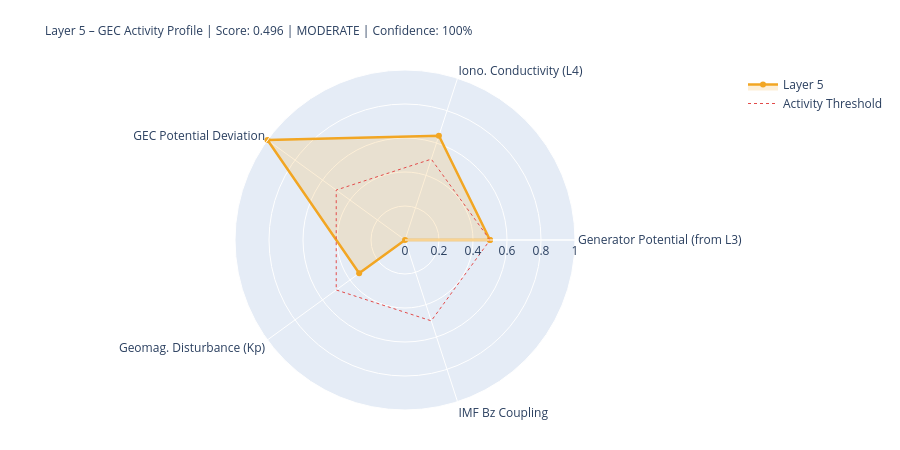

The notebook cell this image was saved under:
### Markdown cell above
---
## 5. State Assessment & Handoff to Layer 6

### Code cell
# ============================================================
# LAYER-5-SCORE
# ============================================================

# Components
# 1) Generator activity (Layer-3-driven)
gen_score = norm(generator_strength, 0.3, 2.0)
gen_src   = 'from_layer3' if l3_thunder_score is not None else 'estimated'

# 2) Ionospheric conductivity (Layer-4-driven)
iono_score = norm(iono_cond_factor, 0.7, 1.4)
iono_src   = 'from_layer4' if l4_ioniz is not None else 'estimated'

# 3) GEC potential deviation from reference
pot_score = norm(abs(delta_V_pct), 0, 30)  # 0 = at reference, 1 = 30% deviation
pot_src   = 'derived'

# 4) Geomagnetic disturbance (Kp) – modulates vertical currents
kp_score = norm(kp_val, 0, 9)
kp_src   = 'primary' if kp_now is not None else 'from_layer4'

# 5) IMF Bz coupling (southward = stronger M-I coupling → GEC influence)
bz_score = norm(-(bz_now or 0), -5, 30) if bz_now is not None else None
bz_src   = 'primary' if bz_now is not None else 'missing'

COMPONENTS = {
    'Generator Potential (from L3)':  {'score': gen_score,   'source': 'derived_from_layer3', 'dynamic': True},
    'Iono. Conductivity (L4)':      {'score': iono_score,  'source': iono_src, 'dynamic': True},
    'GEC Potential Deviation':      {'score': pot_score,   'source': pot_src,  'dynamic': True},
    'Geomag. Disturbance (Kp)':         {'score': kp_score,    'source': kp_src,   'dynamic': True},
    'IMF Bz Coupling':               {'score': bz_score,    'source': bz_src,   'dynamic': True},
}

available   = {k: v['score'] for k, v in COMPONENTS.items() if v['score'] is not None}
unavailable = [k for k, v in COMPONENTS.items() if v['score'] is None]
layer5_score = round(sum(available.values()) / len(available), 4) if available else None
confidence   = round(len(available) / len(COMPONENTS), 2)
level = ('unknown' if layer5_score is None
         else 'quiet'   if layer5_score < 0.3
         else 'moderate' if layer5_score < 0.6
         else 'active')
dominant_l5 = max(available, key=available.get) if available else 'none'

# Kp consistency: separate 1-min raw value from score value
kp_1m_raw   = kp_now          # directly from API (can be 0.0 during live measurement)
kp_for_score = kp_val          # from Layer-0 context or estimated value if needed
kp_score_src = kp_src

W = 68
print('=' * W)
print('LAYER 5 – GLOBAL ELECTRIC CIRCUIT – STATE ASSESSMENT')
print('=' * W)
for name, comp in COMPONENTS.items():
    s = comp['score']
    if s is not None:
        bar = '█' * int(s*20) + '░' * (20-int(s*20))
        print(f'  {name:<34} {bar}  {s:.3f}  [{comp["source"]}]')
    else:
        print(f'  {name:<34} {"─"*20}  n/a   [missing]')
print('-' * W)
print(f'  Score:         {layer5_score:.3f}  ({len(available)}/{len(COMPONENTS)} components)')
print(f'  Confidence:    {confidence:.0%}')
print(f'  Level:         {level.upper()}')
print(f'  Dominant:      {dominant_l5}')
print(f'  V_iono:        {V_iono_mod:.1f} kV  (Δ {delta_V_pct:+.1f}% vs. Ref)')
print(f'  I_total:       {I_total_mod:.1f} A   (Δ {delta_I_pct:+.1f}% vs. Ref)')
print('=' * W)

# Radar
cats   = list(available.keys())
vals_r = list(available.values())
if len(cats) >= 3:
    fig = go.Figure()
    fig.add_trace(go.Scatterpolar(
        r=vals_r + [vals_r[0]], theta=cats + [cats[0]],
        fill='toself', fillcolor='rgba(242,166,35,0.18)',
        line=dict(color='#F2A623', width=2.5), name='Layer 5'
    ))
    fig.add_trace(go.Scatterpolar(
        r=[0.5]*(len(cats)+1), theta=cats+[cats[0]],
        line=dict(color='#E24B4A', dash='dot', width=1),
        mode='lines', name='Activity Threshold'
    ))
    fig.update_layout(
        title=dict(
            text=f'Layer 5 – GEC Activity Profile | Score: {layer5_score:.3f} | {level.upper()} | Confidence: {confidence:.0%}',
            font=dict(size=12)
        ),
        polar=dict(radialaxis=dict(visible=True, range=[0,1])),
        height=450, showlegend=True,
        margin=dict(l=80, r=80, t=70, b=40)
    )
    fig.show()

### Figure 1 — Plotly figure (JSON) as saved in the notebook; plotly's stock layout.template omitted (floating-point values rounded to 4 significant figures)
{"data": [{"fill": "toself", "fillcolor": "rgba(242,166,35,0.18)", "line": {"color": "#F2A623", "width": 2.5}, "name": "Layer 5", "r": [0.5, 0.6454, 1.0, 0.3333, 0.0006, 0.5], "theta": ["Generator Potential (from L3)", "Iono. Conductivity (L4)", "GEC Potential Deviation", "Geomag. Disturbance (Kp)", "IMF Bz Coupling", "Generator Potential (from L3)"], "type": "scatterpolar"}, {"line": {"color": "#E24B4A", "dash": "dot", "width": 1}, "mode": "lines", "name": "Activity Threshold", "r": [0.5, 0.5, 0.5, 0.5, 0.5, 0.5], "theta": ["Generator Potential (from L3)", "Iono. Conductivity (L4)", "GEC Potential Deviation", "Geomag. Disturbance (Kp)", "IMF Bz Coupling", "Generator Potential (from L3)"], "type": "scatterpolar"}], "layout": {"height": 450, "margin": {"b": 40, "l": 80, "r": 80, "t": 70}, "polar": {"radialaxis": {"range": [0, 1], "visible": true}}, "showlegend": true, "title": {"font": {"size": 12}, "text": "Layer 5 – GEC Activity Profile | Score: 0.496 | MODERATE | Confidence: 100%"}}}
